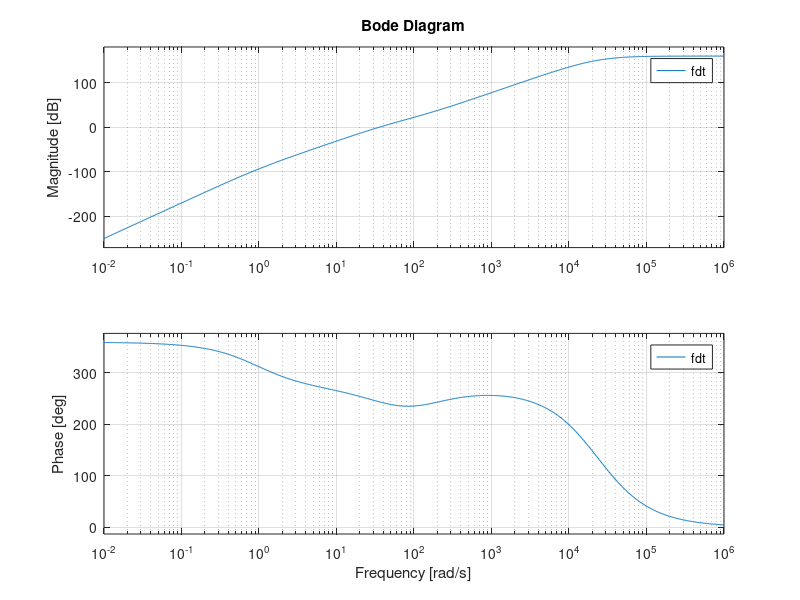

The MATLAB source for this figure:
clear all; close all; clc

Rd1  = 2200;     % 2.2 kΩ
Rd2  = 1500;     % 1.5 kΩ
Rl   = 1000;     % Resistencia de carga Rl [Ω]
Rs1  = 270;
Rs2  = 100;

rds1 = 2793.71;
rdso1 = 616.25;
rds2 = 751.97;
rdso2 = 275.36;

gm1 = 21.4264e-3;
gmo1 = 21.4264e-3;
gm2 = 31.9865e-3;
gmo2 = 31.9865e-3;

mu1 = rds1 * gm1;
muo1 = rdso1 * gmo1;
mu2 = rds2 * gm2;
muo2 = rdso2 * gmo2;

Co = 10e-6;
Cc = 470e-6;

%   ===========================
%   ANÁLISIS EN BAJA FRECUENCIA
%   ===========================

% FRECUENCIAS DE CORTE DE LOS POLOS
% Chf está siempre abierto
% se asume Cs1 como el polo dominante

%Cálculos para evaluar Cc
Ra1 = rds1 + rdso1*(mu1+1) + Rs1*(mu1+1)*(muo1+1);
Ra2 = rdso2 + Rs2*(muo2+1);
Ra3 = (rds2+Rd2)/(mu2+1);
RCc1 = 1/(1/Rd1+1/Ra1)+1/(1/Ra2+1/Ra3) %Considero Co abierto

Ra4 = (rds2 + 1/(1/Rd2+1/Rl))/(mu2+1);
RCc2 = 1/(1/Rd1+1/Ra1)+1/(1/Ra2+1/Ra4) %Considero Co cortado

%Cálculos para evaluar Co
Ra5 = rds1+(mu1+1)*(rdso1+Rs1*(muo1+1));
Ra6 = 1/(1/Rd1+1/Ra5+1/Ra2);
RCo1 = Rl + 1/(1/Rd2+1/(Ra6*(mu2+1)+rds2)) %Cosnidero Cc cortado

Ra7 = rds2+rdso2*(mu2+1)+Rs2*(mu2+1)*(muo2+1);
RCo2 = Rl +1/(1/Rd2+1/Ra7) %Considero Cc abierto

disp('');
disp('FRECUENCIAS DE CORTE EN BAJA');
disp('Cuando Co está cortado y Cc abierto:');
fprintf('Wco %.4f  rad/s\n', 1/(Co*RCo2));
fprintf('Wcc %.4f  rad/s\n', 1/(Cc*RCc2));

disp('Cuando Cc está cortado y Co abierto:');
fprintf('Wco %.4f  rad/s\n', 1/(Co*RCo1));
fprintf('Wcc %.4f  rad/s\n', 1/(Cc*RCc1));

wcc = 1/(Cc*RCc1);
wco = 1/(Co*RCo1);

% Co está abierto cuando Cc está cortando
% Para un Cs1 dominante su w debe ser mayor o igual a 400 rad/s
disp('');
disp('Cálculo de Cs1');
Ra8 = (rds2 + (Rd2*Rl)/(Rd2+Rl))/(mu2+1);
Ra9 = rdso2+Rs2*(muo2+1);
Ra10 = 1/(1/Rd1 + 1/Ra9 + 1/Ra8);
Ra11 = rdso1+Rs1*(muo1+1);
RCs1 = 1/(1/Ra10+1/Ra11);

Wps1 = 400; %rad/s
fprintf('Cs1 = %.4f uF\n',(1/(RCs1*Wps1))*1e6);

%   ===========================
%   ANÁLISIS EN ALTA FRECUENCIA
%   ===========================

Ciss = 50e-12;
Coss = 25e-12;
Crss = 5e-12;
Cgd = Crss;

Cds = Coss - Cgd;
Cgs = Ciss - Cgd;

Req = (rds2 * Rd2) / (rds2 + Rd2);
wphf = 20e3;

Ceq = 1/(Req * wphf);

Chf = Ceq - Cgd;

wzhf = 1 / (Ceq * Rd2);
wpg2 = wzhf;

disp('');
disp('CALCULO DE Chf');
fprintf('Chf %.4f  nF\n', Chf*1e9);
fprintf('Wp %.4f  rad/s\n', wphf);
fprintf('Wz %.4f  rad/s\n', wzhf);

Rg2 = 2/3 * 1e6;
Rb1 = rdso2 + Rs2 * (muo2 +1);
Rth = 1/(1/rds1 + 1/Rd1 + 1/Rb1);

Rs = Rth * (mu2+1);
Rgs = Rs + Rg2;
Req = (Rg2 * Rs)/(Rg2+Rs);

wpgs = 1/(Cgs*Rgs)
Ceq2 = 1/(wpg2*Req);
Cg2 = Ceq - Cgd
wzg2 = 1/(Ceq2*Rg2)

%   =========================
%   FUNCIÓN DE TRANSFERENCIA
%   =========================

pkg load control
s = tf('s');

Av =24.6879;

num = s^4*(1 + s/wzhf)*(1 + s/wzg2);
den = (s + wco)*(s + wcc)*(s + wphf)*(1 + s/wpg2)*(1 + s/wphf)*(1 + s/wpgs);
fdt = Av *num/den;

figure(1);
bode(fdt);

##figure(2);
##pzmap(fdt);
##grid on;
